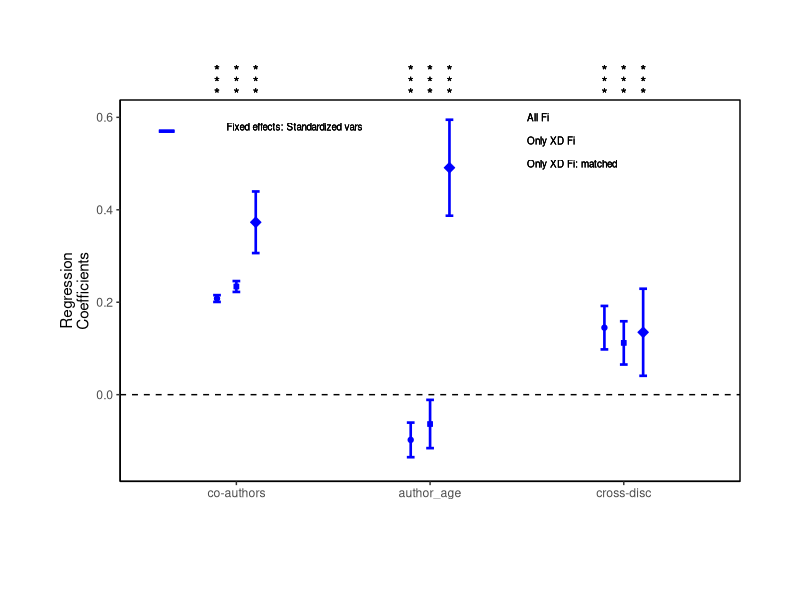

Write R code to recreate this figure.
library(ggplot2)
library(dplyr)
library(forcats)

df_all <- data.frame(parameters = c("co-authors", "author_age", "cross-disc"),
                 fe_standardized = c(0.208, -0.0978, 0.145),
                 fe_stand_error = c(0.00365, 0.0187, 0.0235))

df_xd <- data.frame(parameters = c("co-authors", "author_age", "cross-disc"),
                 fe_standardized = c(0.234, -0.0635, 0.112),
                 fe_stand_error = c(0.00588, 0.0261, 0.0234))

df_matched <- data.frame(parameters = c("co-authors", "author_age", "cross-disc"),
                      fe_standardized = c(0.373, 0.491, 0.135),
                      fe_stand_error = c(0.0333, 0.0519, 0.0471))


fig5B <- ggplot(df_xd, aes(x=parameters, y=fe_standardized))

fig5B + 
  geom_point(data = df_xd, 
             colour = "blue", size = 1.5, shape = 22, fill = "blue") +
  geom_errorbar(aes(ymin = fe_standardized + fe_stand_error * 2, 
                    ymax = fe_standardized - fe_stand_error * 2),
                width=0.04, colour = "blue", size=0.9) +
  
  geom_point(data = df_all, 
             aes(x = c(0.9, 1.9, 2.9), y=fe_standardized),
             colour = "blue", size = 1.5, shape = 21, fill = "blue") +
  geom_errorbar(data = df_all, 
                aes(x=c(0.9, 1.9, 2.9),
                    ymin = fe_standardized + fe_stand_error * 2, 
                    ymax = fe_standardized - fe_stand_error * 2), 
                width=0.04, colour = "blue", size=0.9) +

  geom_point(data = df_matched, 
           aes(x = c(1.1, 2.1, 3.1), y=fe_standardized),
           colour = "blue", size = 2.5, shape = 23, fill = "blue") +
  geom_errorbar(data = df_matched, 
                aes(x=c(1.1, 2.1, 3.1),
                    ymin = fe_standardized + fe_stand_error * 2, 
                    ymax = fe_standardized - fe_stand_error * 2), 
                width=0.04, colour = "blue", size=0.9) +
  
  aes(x = fct_inorder(parameters)) +
  coord_cartesian(ylim = c(-.15, .6), clip = 'off') +
  theme(plot.margin = unit(c(5,3,4,3), "lines"))  +
  geom_hline(yintercept=c(0,3), linetype="dashed") +
  
  theme(axis.line = element_line(colour = "black"),
        panel.background = element_blank(),
        panel.border = element_rect(colour = "black", fill=NA, size=.5)
  ) +
  
  labs(x = "", y = "Regression\nCoefficients") + 
  
  geom_text(aes(x=0.9,y=0.7,label="*")) +
  geom_text(aes(x=0.9,y=0.675,label="*")) +
  geom_text(aes(x=0.9,y=0.65,label="*")) +
  
  geom_text(aes(x=1.0,y=0.7,label="*")) +
  geom_text(aes(x=1.0,y=0.675,label="*")) +
  geom_text(aes(x=1.0,y=0.65,label="*")) +
  
  geom_text(aes(x=1.1,y=0.7,label="*")) +
  geom_text(aes(x=1.1,y=0.675,label="*")) +
  geom_text(aes(x=1.1,y=0.65,label="*")) +

  geom_text(aes(x=1.9,y=0.7,label="*")) +
  geom_text(aes(x=1.9,y=0.675,label="*")) +
  geom_text(aes(x=1.9,y=0.65,label="*")) +
  
  geom_text(aes(x=2.0,y=0.7,label="*")) +
  geom_text(aes(x=2.0,y=0.675,label="*")) +
  geom_text(aes(x=2.0,y=0.65,label="*")) +
  
  geom_text(aes(x=2.1,y=0.7,label="*")) +
  geom_text(aes(x=2.1,y=0.675,label="*")) +
  geom_text(aes(x=2.1,y=0.65,label="*")) +

  geom_text(aes(x=2.9,y=0.7,label="*")) +
  geom_text(aes(x=2.9,y=0.675,label="*")) +
  geom_text(aes(x=2.9,y=0.65,label="*")) +
  
  geom_text(aes(x=3.0,y=0.7,label="*")) +
  geom_text(aes(x=3.0,y=0.675,label="*")) +
  geom_text(aes(x=3.0,y=0.65,label="*")) +
  
  geom_text(aes(x=3.1,y=0.7,label="*")) +
  geom_text(aes(x=3.1,y=0.675,label="*")) +
  geom_text(aes(x=3.1,y=0.65,label="*")) +
  
  geom_text(size = 2.5, aes(x=1.3,y=0.58,
                            label="Fixed effects: Standardized vars")) +
  geom_segment(aes(x= 0.6,y=0.57,xend=0.68,yend=0.57), 
               size = 1.05, colour = "blue") +

  geom_text(size = 2.5, aes(x=2.5,y=0.6, label="All Fi"), hjust = 0) +
  geom_text(size = 2.5, aes(x=2.5,y=0.55, label="Only XD Fi"), hjust = 0) +
  geom_text(size = 2.5, aes(x=2.5,y=0.5, label="Only XD Fi: matched"), hjust = 0) 
  
  
  
